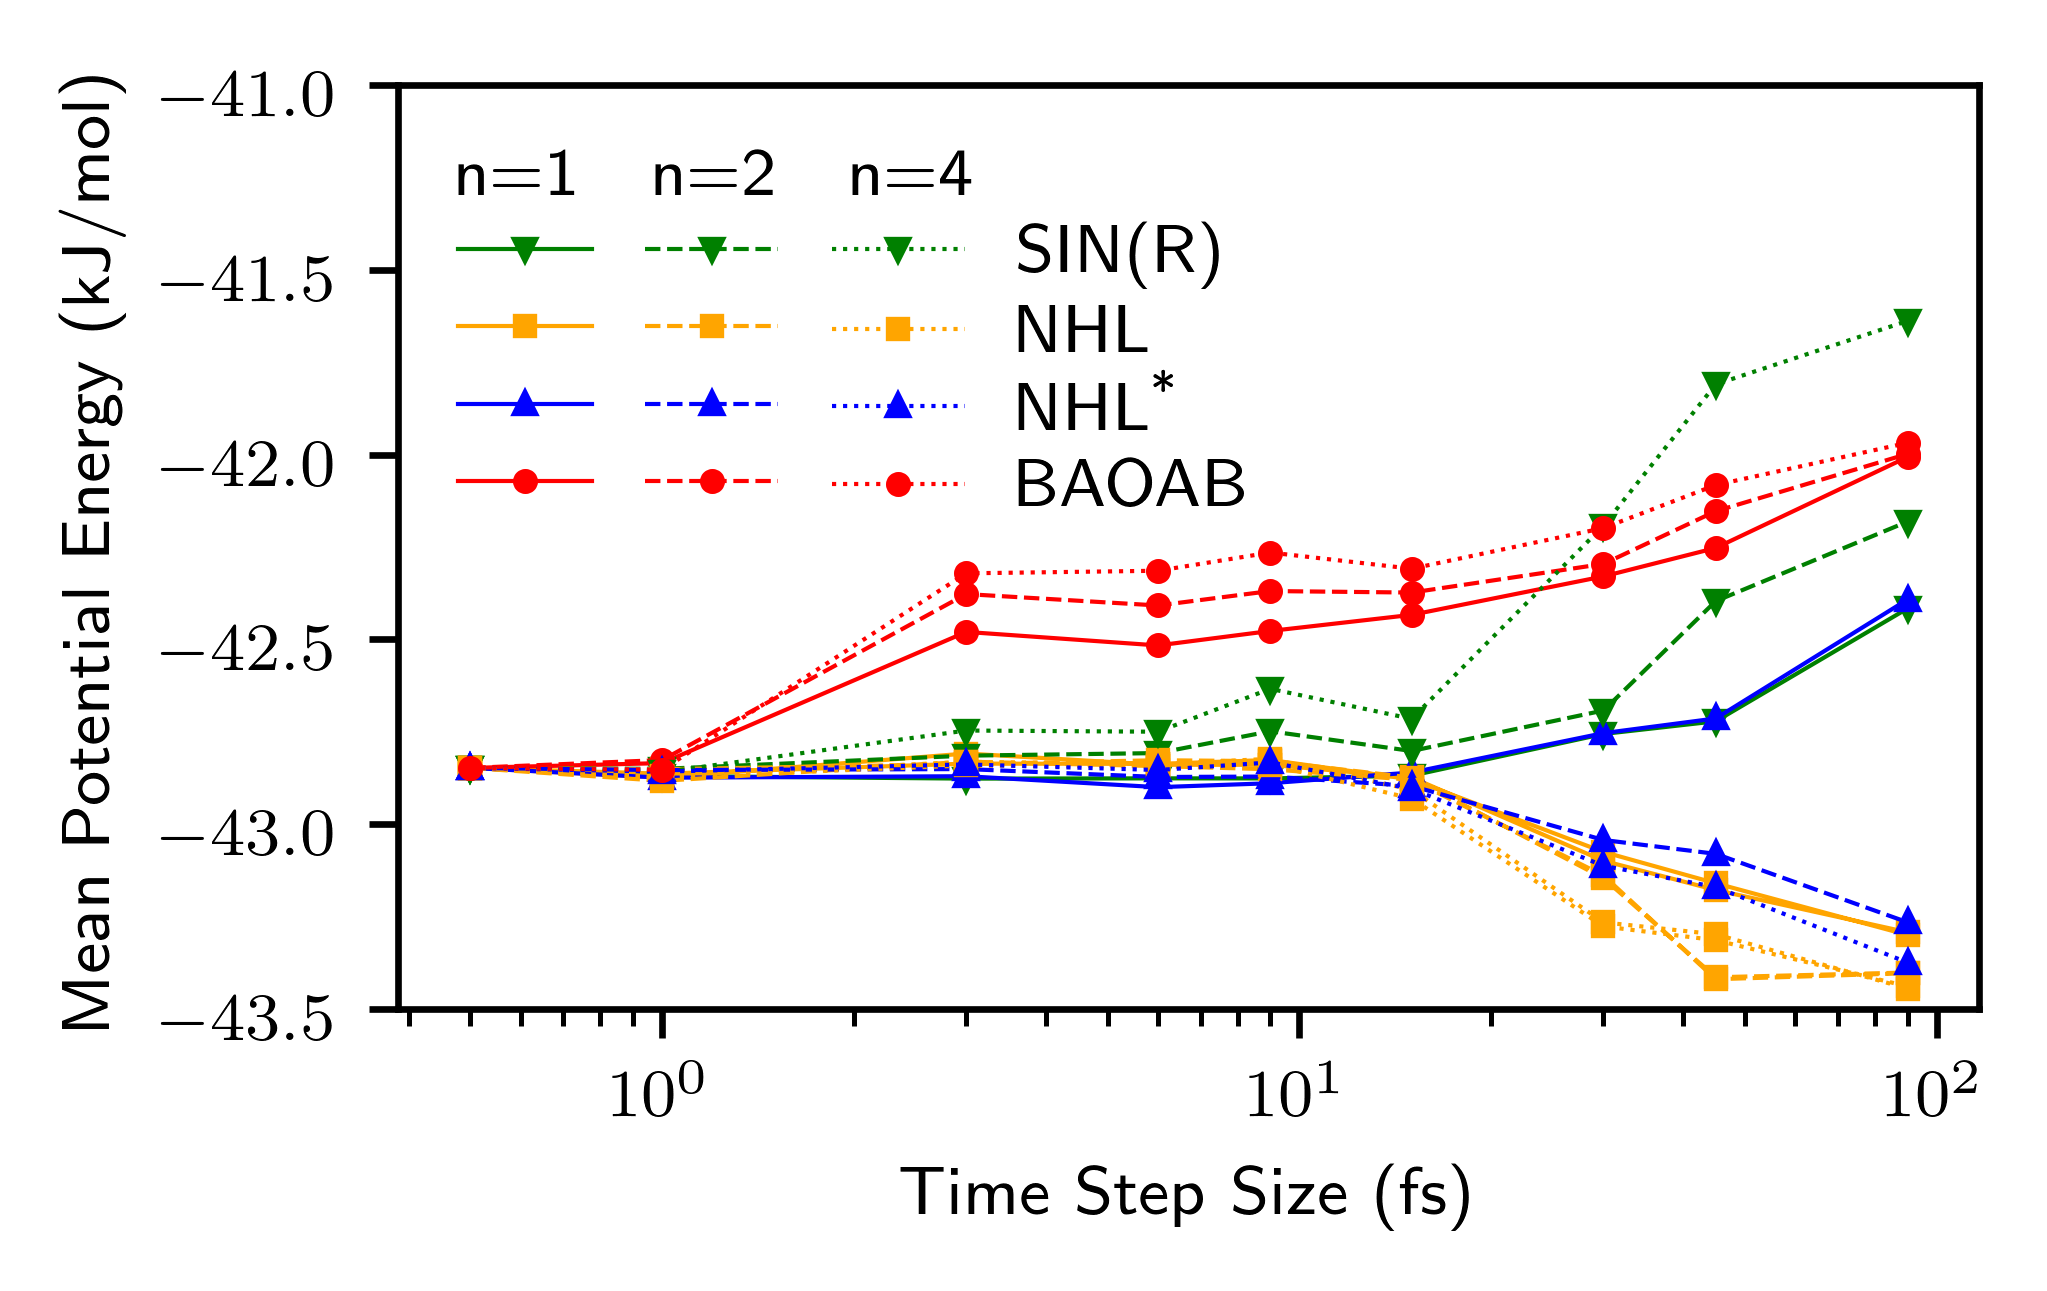

Generate this figure with Python:
import pandas as pd
import numpy as np
import math
import matplotlib.pyplot as plt
import glob
import figstyle
# import itertools
# marker = itertools.cycle(('s', '+', '^', '.', 'o', '*'))

method_and_n = [
    ('SINR', 1),
    ('NHL', 1),
    # ('MOD-V', 1),
    ('MOD', 1),
    ('BAOAB', 1),
    ('SINR', 2),
    ('NHL', 2),
    ('MOD', 2),
    # ('MOD-V', 2),
    ('BAOAB', 2),
    ('SINR', 4),
    ('NHL', 4),
    # ('MOD-V', 4),
    ('MOD', 4),
    ('BAOAB', 4),
]

labels = [method + ('' if n == 0 else f' (n={n})') for method, n in method_and_n]
data = pd.read_csv('water_potential_energy.csv', skipinitialspace=True)

fig, ax = plt.subplots(1, 1, figsize=(3.4,2.0))

style = {}
style[1] = '-'
style[2] = '--'
style[4] = ':'

color = {}
color['SINR'] = 'green'
color['NHL'] = 'orange'
color['MOD-V'] = 'cyan'
color['BAOAB'] = 'red'
color['MOD'] = 'blue'

marker = {}
marker['SINR'] = 'v'
marker['NHL'] = 's'
marker['MOD-V'] = '>'
marker['BAOAB'] = 'o'
marker['MOD'] = '^'

dt = data['dt']
for label, (method, n) in zip(labels, method_and_n):
    mean = data[f'PotEng({method}-L{n})']/512
    stdev = data[f'rmse[PotEng]({method}-L{n})']/512
    p = ax.errorbar(dt, mean, stdev,
                    marker=marker[method],
                    # label=label.replace('_', ' '),
                    linestyle=style[n],
                    color=color[method])
    # ax.fill_between(dt, mean-stdev, mean+stdev)

ax.set_xlabel('Time Step Size (fs)')
ax.set_ylabel('Mean Potential Energy (kJ/mol)')
ax.set_ylim([-43.5, -41])
ax.set_xscale('log')

handles, labels = ax.get_legend_handles_labels()
handles = [h[0] for h in handles] # remove the errorbars
leg = ax.legend(
    handles,
    ['']*8 + ['SIN(R)', 'NHL', 'NHL\\textsuperscript{*}', 'BAOAB'],
    ncol=3,
    columnspacing=0,
    labelspacing=0.2,
    title='n=1~~~n=2~~~n=3',
)
leg._legend_box.align = "left"

# mean = data[f'PotEng(MOD-L1.3)']/512
# stdev = data[f'rmse[PotEng](MOD-L1.3)']/512
# ax.errorbar(dt, mean, stdev)

plt.savefig('water_potential_energy')
plt.show()
